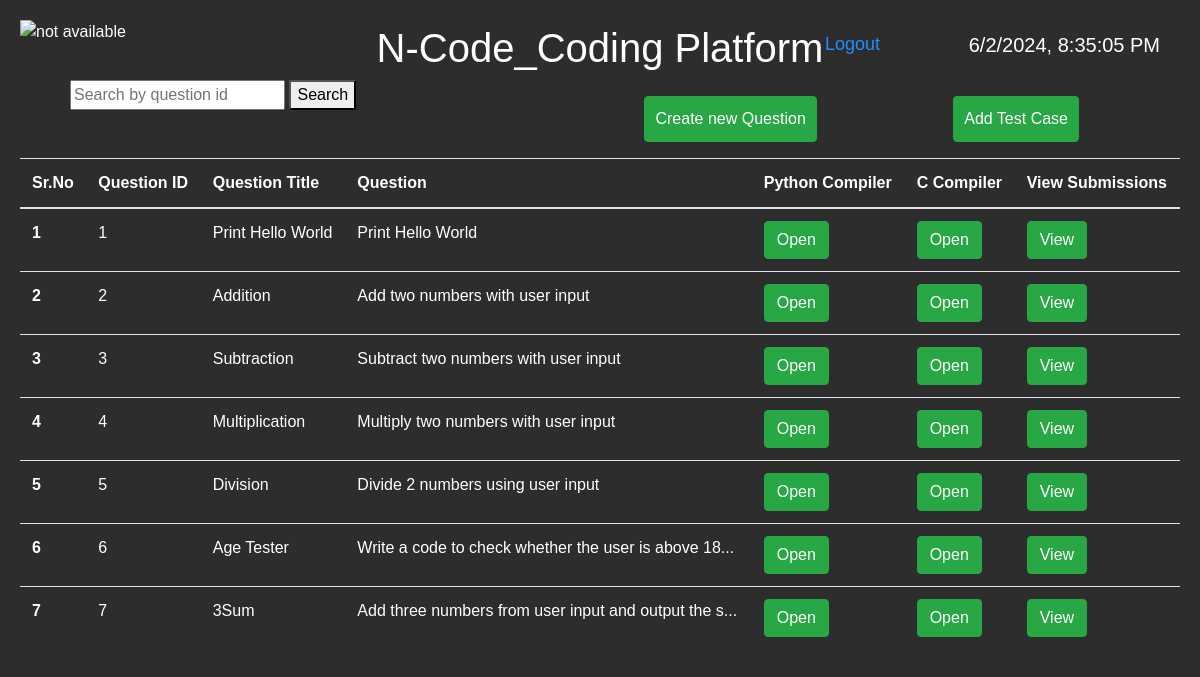
Page /questions/ (signed in) on the earlier database version.
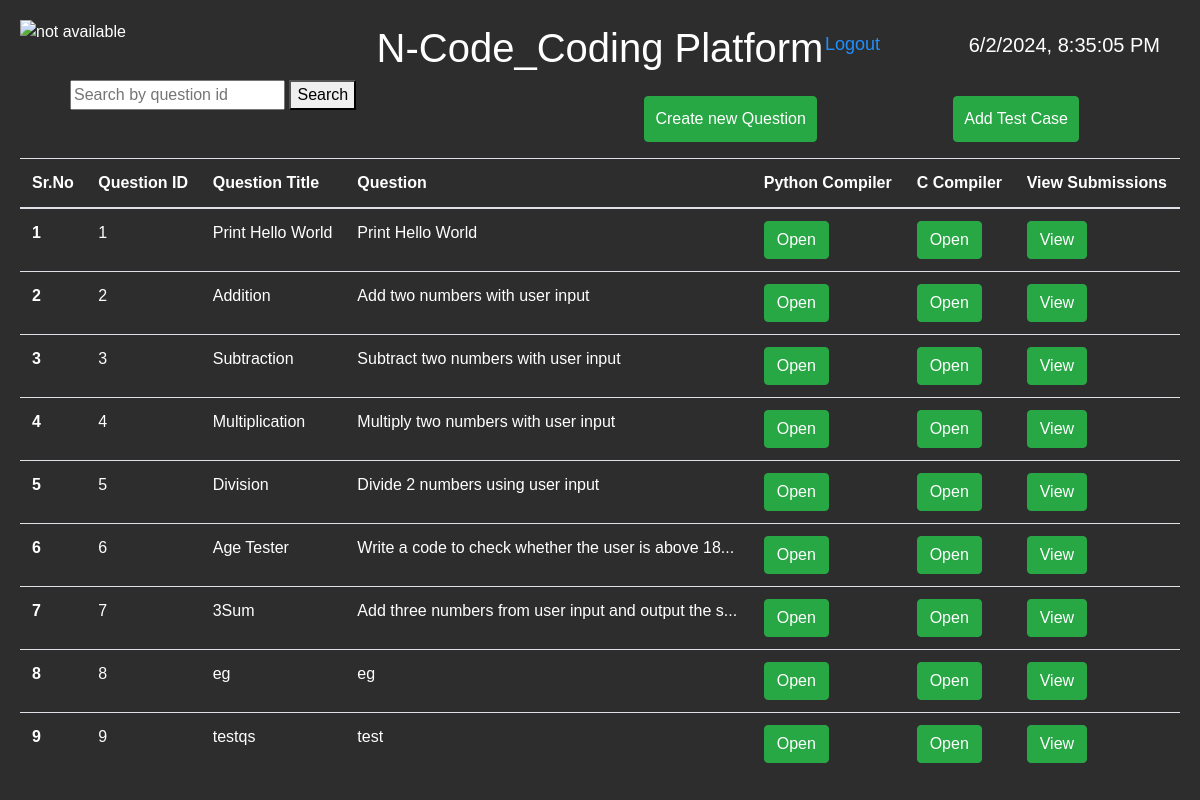
Same page on the later database version.
### user_handler/models.py (models this page shows)
class Questions(models.Model):
    qs_title = models.CharField(max_length = 100, null = True)
    qs_id = models.IntegerField(unique=True, primary_key=True)
    stu = models.ManyToManyField(User, blank=True)
    question = models.TextField()

### user_handler/views.py (the view)
# urls.py: path('questions/', views.allques),
@login_required
def allques(request):
    queryset = Questions.objects.all()
    context = {'Questions': queryset}
    return render(request, 'questions.html', context)

### templates/questions.html (shortened to what this page needs)
<!DOCTYPE html>
<html lang="en">
<head>
  <link rel="stylesheet" href="https://maxcdn.bootstrapcdn.com/bootstrap/4.0.0/css/bootstrap.min.css">
</head>
<body>
  <img class="logo" src="https://lms-kjsce.somaiya.edu/pluginfile.php/1/theme_essential/logo/1702638405/engg-logo.png" alt="not available" onclick="refreshPage()">
  <h1 style="margin-top : -40px">N-Code_Coding Platform</h1>
  <span class="logout">
    <a href="/logout">
      Logout
    </a>
  </span>
  <div id="datetime"></div>
<div class="search" style = "display: inline;">
  <form method = "post" style = "display: inline;">
    <input type="text" placeholder = "Search by question id" id = "id" name = "id">
    <button formaction="/searchquestion/">Search</button>
  </form>
</div>
<div class="addtestcase" style = "display: inline; float: right; margin-right: 35px;">
  <form style = "display: inline;" action = "/new_test">
    <button class = "btn btn-success m-3" style = " padding: 10px 10px;">Create new Question</button>
  </form>
  <form style = "display: inline;" action = "/new_testcase">
    <button class = "btn btn-success m-3" style = " padding: 10px 10px;">Add Test Case</button>
  </form>
</div>
  <div class="questions">
    <table class="table mt-5">
        <thead>
          <tr>
            <th scope="col">Sr.No</th>
            <th scope="col">Question ID</th>
            <th scope="col">Question Title</th>
            <th scope="col">Question</th>
            <th>Python Compiler</th>
            <th>C Compiler</th>
            <th>View Submissions</th>
          </tr>
        </thead>
        <tbody>
            {% for r in Questions %}
            <tr>
              <th scope="row">{{forloop.counter}}</th>
            <td>{{r.qs_id}}</td>
            <td>{{r.qs_title}}</td>
            <td>
              {% if r.question|length > 40 %}
                {{ r.question|slice:"0:50" }}...
              {% else %}
                {{ r.question }}
              {% endif %}
            </td>
            <td>
              <a href="/ques/{{r.qs_id}}/" class="btn btn-success">Open</a>
            </td>
            <td>
              <a href="/c/ques/{{r.qs_id}}/" class="btn btn-success">Open</a>
            </td>
            <td>
              <a href="/attempted/{{r.qs_id}}/" class="btn btn-success">View</a>
            </td>
          </tr>
            {% endfor %}
        </tbody>
      </table>
  </div>
</body>
</html>

Differences in the rows shown:
added Questions: qs_id "8", qs_title "eg", question "eg"
added Questions: qs_id "9", qs_title "testqs", question "test"
